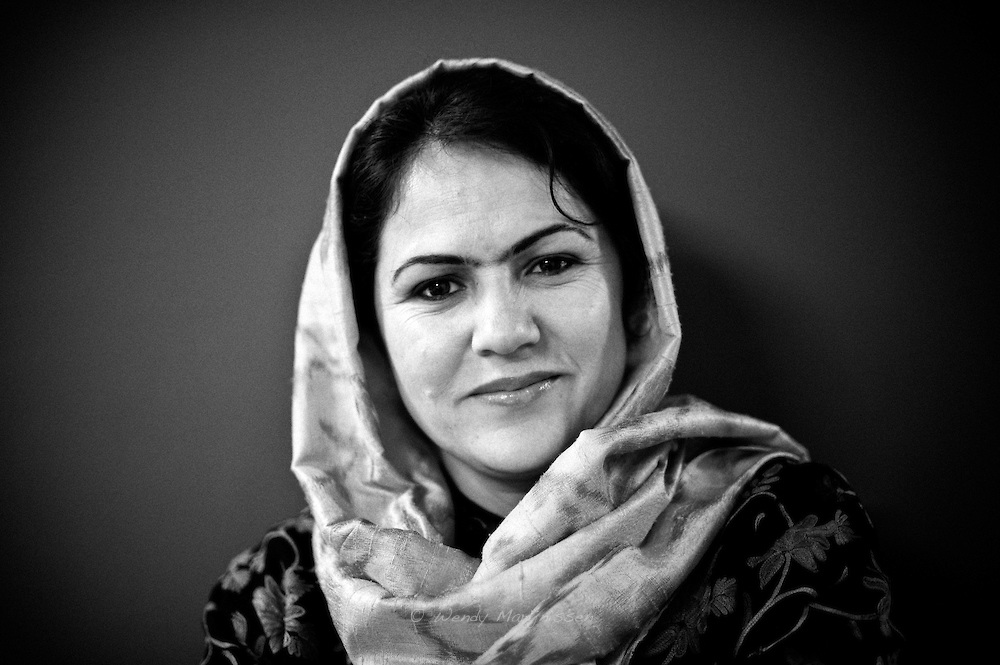
#> input picture images/fawzia.jpg, 1000 x 665 px
$ jupyter execute 'Edge Detection.ipynb'   (shell and % lines are left out)
#> lines starting #> are read from the running program, lines starting #| are printed output that depends on the picture; after the words box and inside, x2 and y2 are one past the last pixel; in counts of white or black regions, pixels touching at a corner belong together
[cell 1]

import numpy as np
import matplotlib.pyplot as plt
import math
import cv2                     # OpenCV library for computer vision
from PIL import Image
import time

[cell 2]
image = cv2.imread('images/fawzia.jpg')
#> image is the input picture: shape (665, 1000, 3); min 0, max 255, mean 67.4

# Convert to RGB colorspace
image = cv2.cvtColor(image, cv2.COLOR_BGR2RGB)

# Convert to grayscale
gray = cv2.cvtColor(image, cv2.COLOR_RGB2GRAY)

# Perform Canny edge detection
edges = cv2.Canny(gray,100,200)
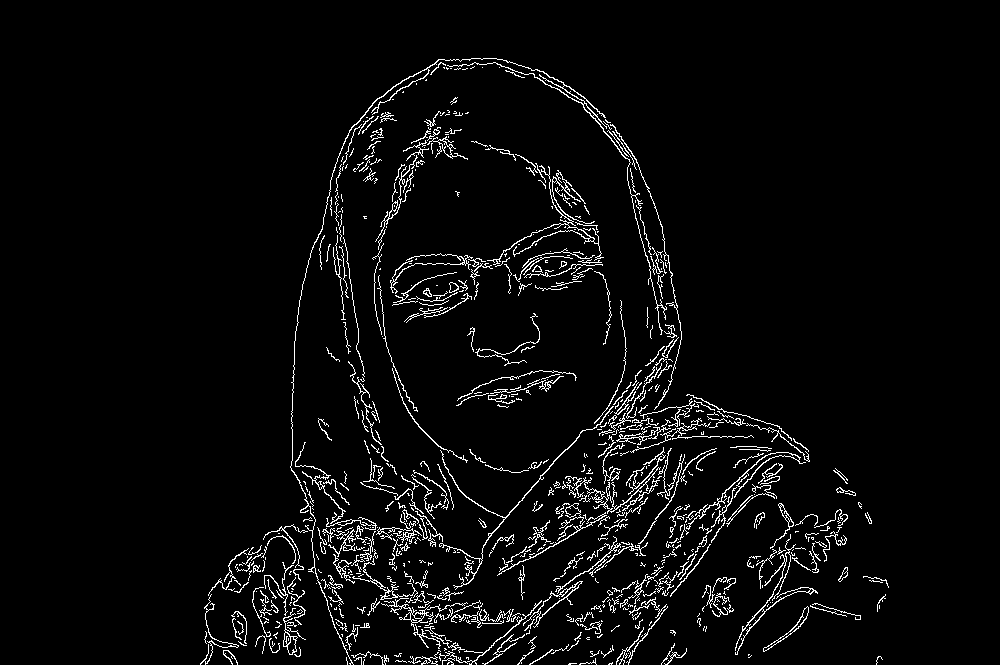
#> edges: shape (665, 1000); 4% white in thin lines or dots, all inside (x1, y1, x2, y2) = (200, 58, 889, 665)

# Dilate the image to amplify edges
edges = cv2.dilate(edges, None)
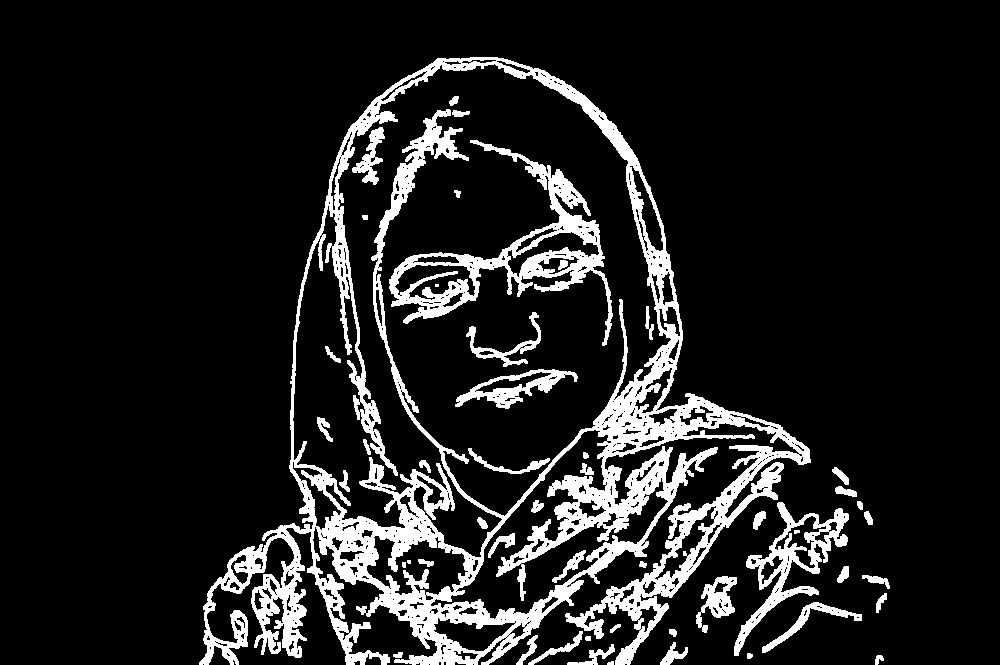
#> edges: shape (665, 1000); 12.5% white; 51 white regions (2 under 20 px), largest, box (x1, y1, x2, y2) and area: (199, 57, 811, 665) 61127, (389, 140, 613, 346) 8367, (734, 502, 849, 656) 3732

# Plot the RGB and edge-detected image
fig = plt.figure(figsize = (15,15))
ax1 = fig.add_subplot(121)

ax1.set_title('Original Image')
ax1.imshow(image)

ax2 = fig.add_subplot(122)


ax2.set_title('Canny Edges')
ax2.imshow(edges, cmap='gray')
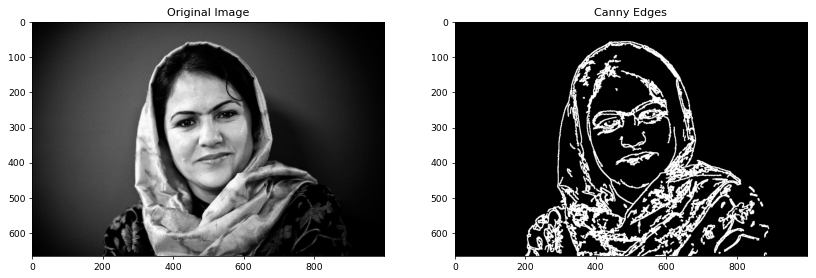
#> figure drawn by matplotlib, 2 panels

[cell 3]
image = cv2.imread('images/fawzia.jpg')

# Convert to RGB colorspace
image = cv2.cvtColor(image, cv2.COLOR_BGR2RGB)

# Convert to grayscale
#gray = cv2.cvtColor(image, cv2.COLOR_RGB2GRAY)
kernel = np.ones((5,5),np.float32)/25
image= cv2.filter2D(image,-1,kernel)
gray = cv2.cvtColor(image, cv2.COLOR_RGB2GRAY)
# Perform Canny edge detection
edges = cv2.Canny(gray,100,200)
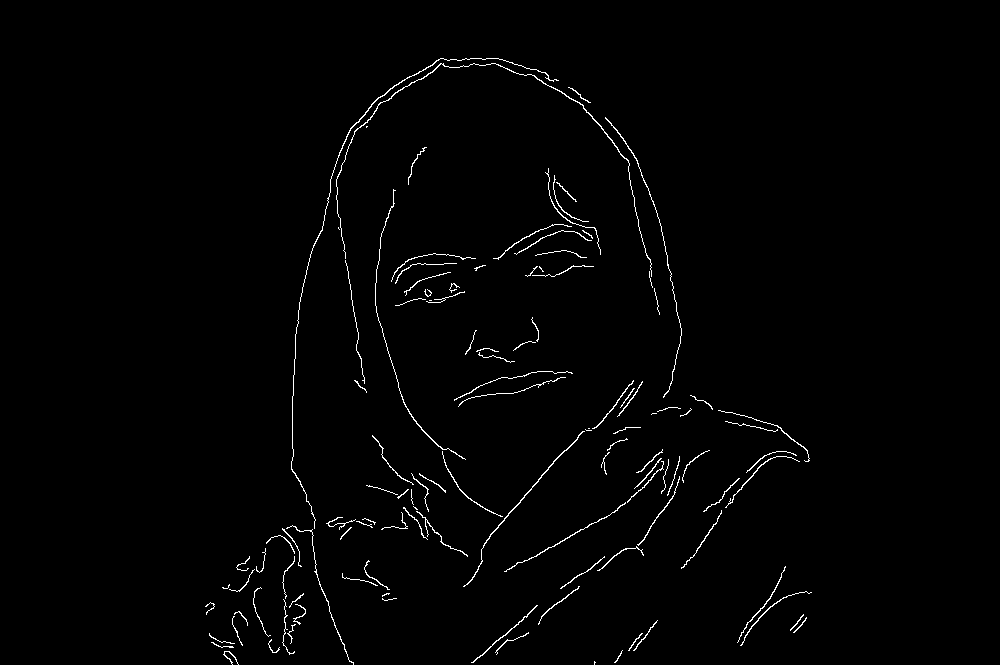
#> edges: shape (665, 1000); 1.2% white in thin lines or dots, all inside (x1, y1, x2, y2) = (205, 58, 812, 665)

# Dilate the image to amplify edges
edges = cv2.dilate(edges, None)
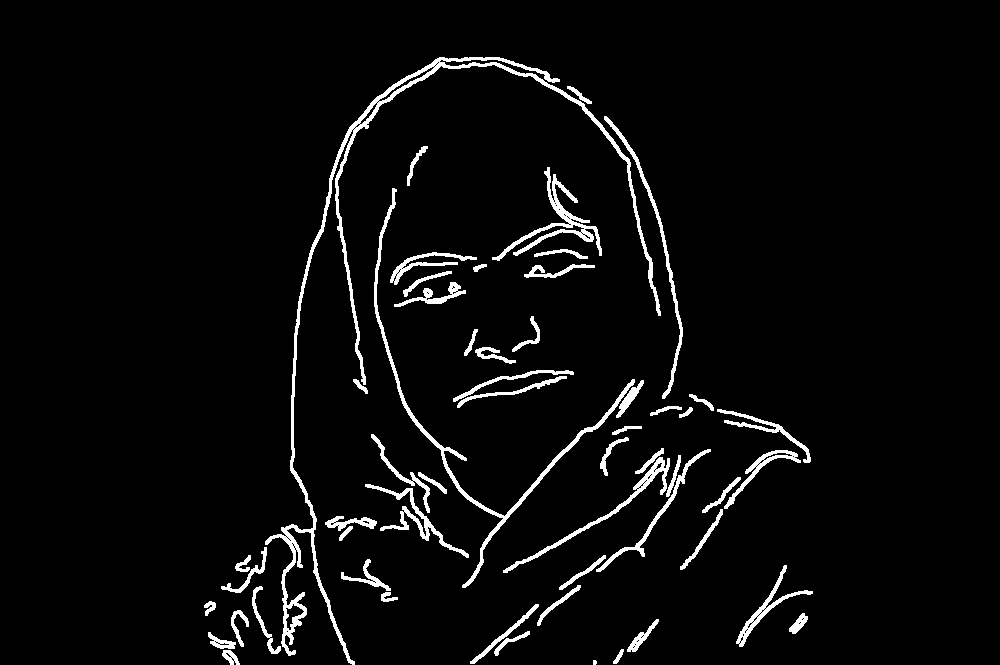
#> edges: shape (665, 1000); 4.1% white; 55 white regions (1 under 20 px), largest, box (x1, y1, x2, y2) and area: (265, 57, 661, 665) 6914, (374, 188, 635, 588) 2629, (492, 167, 602, 261) 1550

# Plot the RGB and edge-detected image
fig = plt.figure(figsize = (15,15))
ax1 = fig.add_subplot(121)

ax1.set_title('Original Image')
ax1.imshow(image)

ax2 = fig.add_subplot(122)


ax2.set_title('Canny Edges')
ax2.imshow(edges, cmap='gray')
kernel = np.ones((4,4),np.float32)/16
img= cv2.filter2D(image,-1,kernel)

$ run again, with images/gus.jpg copied over images/fawzia.jpg
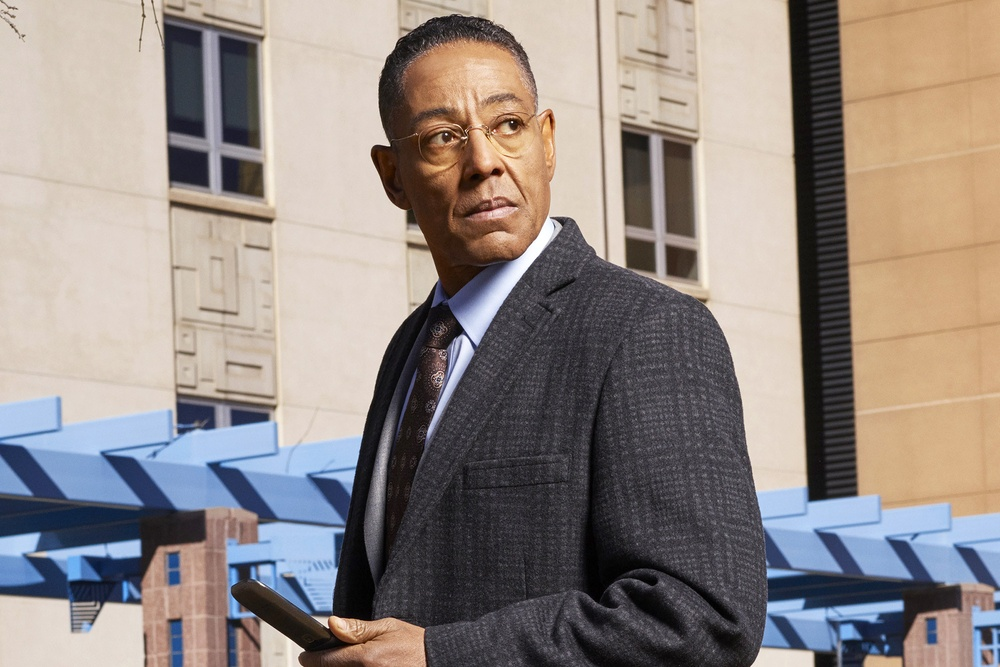
#> input picture images/gus.jpg, 1000 x 667 px, shrunk from 2000 x 1334 before the run
#> image is the input picture: shape (667, 1000, 3); mean B, G, R 132.4, 137.3, 147.3
#> `edges = cv2.Canny(gray,100,200)`:
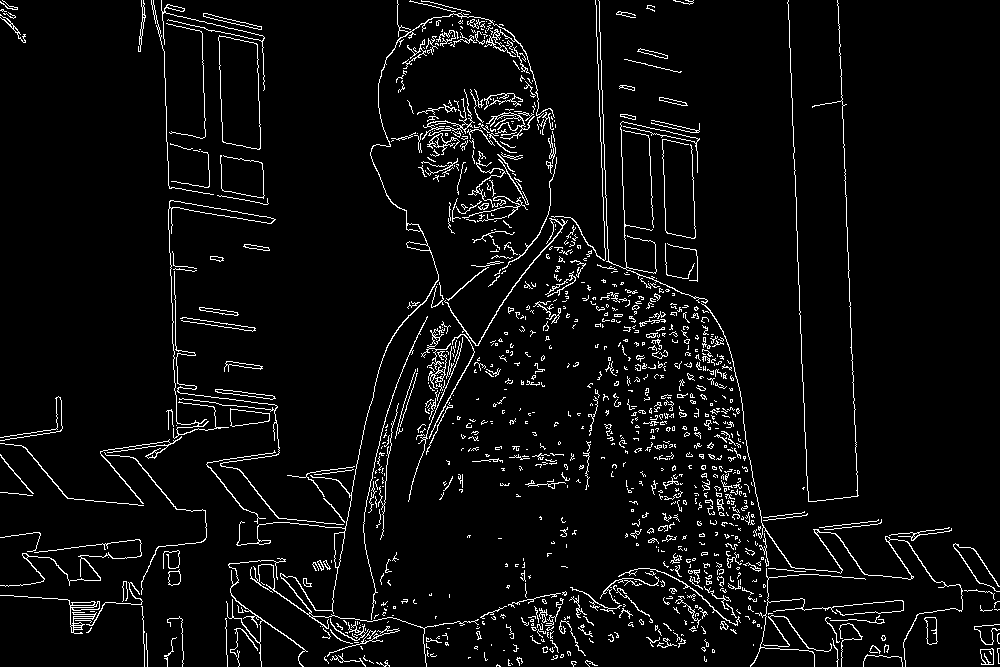
#> edges: shape (667, 1000); 5% white in thin lines or dots
#> `img= cv2.filter2D(image,-1,kernel)`:
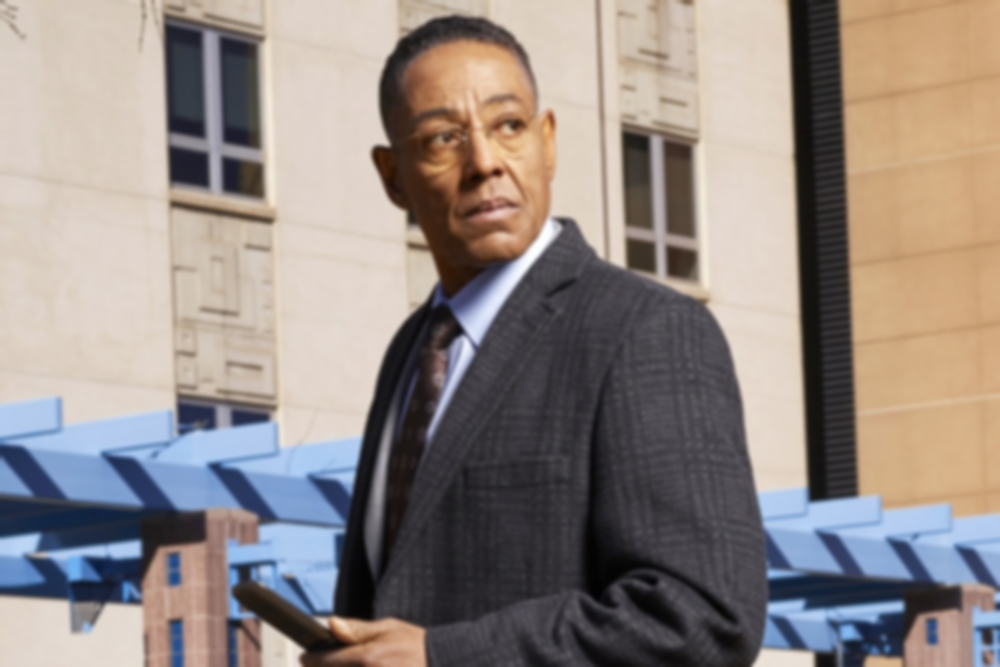
#> img: shape (667, 1000, 3); mean R, G, B 147.3, 137.3, 132.5

$ run again, with images/obamas4.jpg copied over images/fawzia.jpg
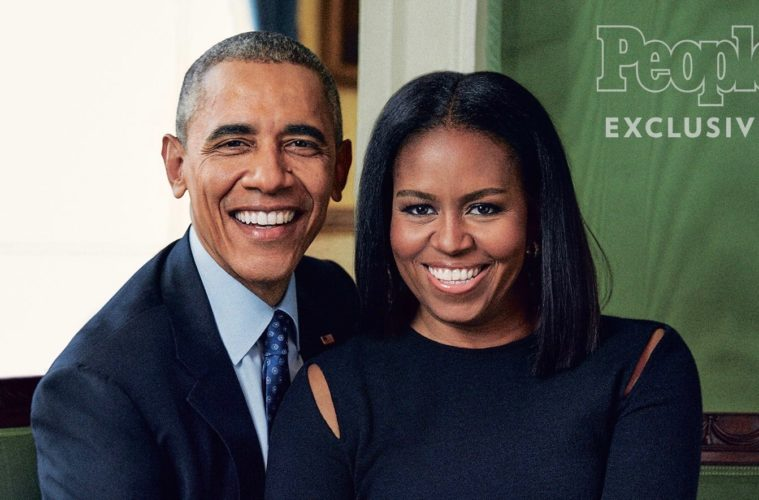
#> input picture images/obamas4.jpg, 759 x 500 px
#> image is the input picture: shape (500, 759, 3); mean B, G, R 93, 96.5, 97.5
#> `edges = cv2.Canny(gray,100,200)`:
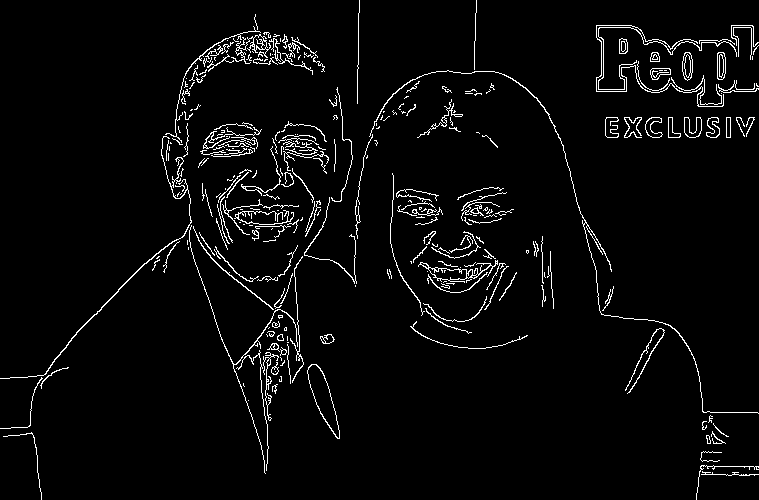
#> edges: shape (500, 759); 3.7% white in thin lines or dots
#> `img= cv2.filter2D(image,-1,kernel)`:
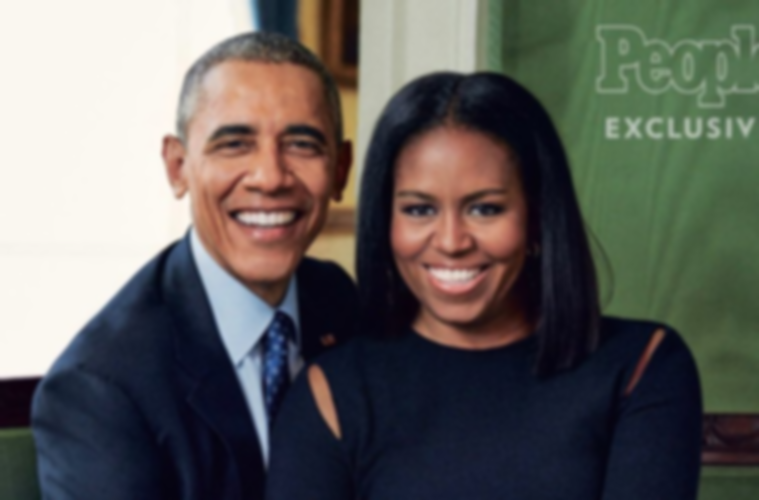
#> img: shape (500, 759, 3); mean R, G, B 97.7, 96.7, 93.2
